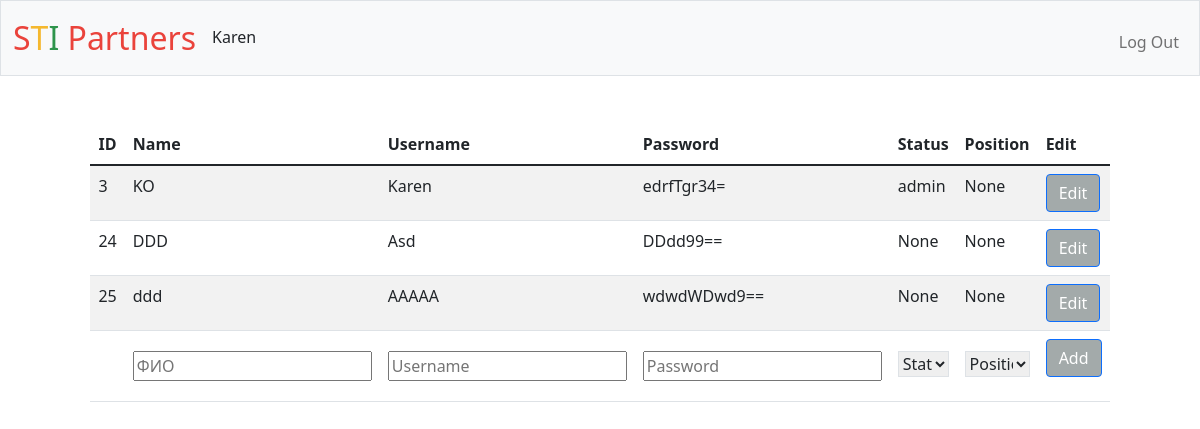
Page / (signed in) on the earlier database version.
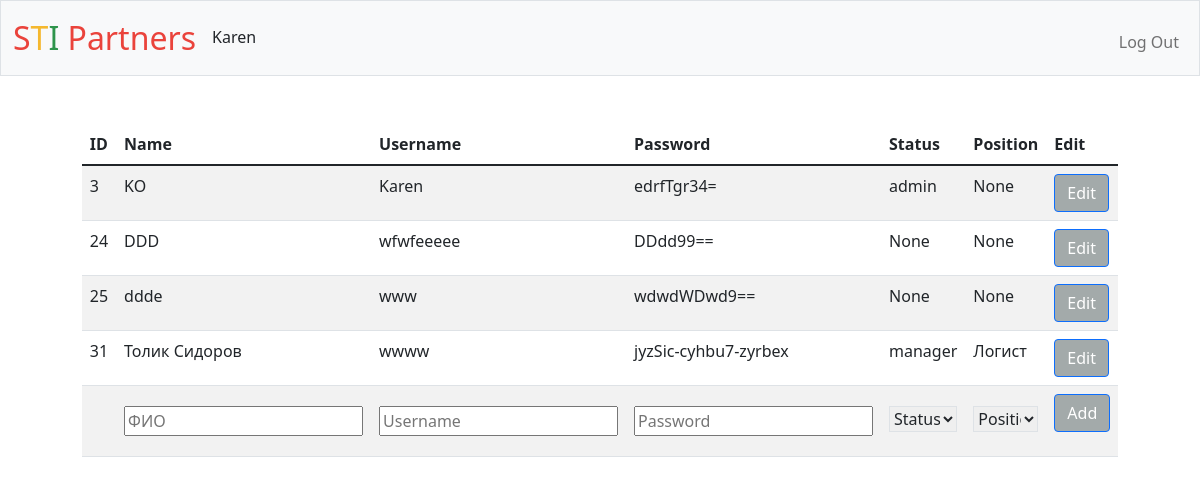
Same page on the later database version.
### tables this page shows
CREATE TABLE users (id INTEGER PRIMARY KEY AUTOINCREMENT NOT NULL, username TEXT NOT NULL, hash TEXT NOT NULL, status TEXT, name text, position text);

### app.py (the view)
@app.route("/")
@login_required
def index():
    if session["user_status"] == "admin":
        users = db.execute("SELECT * FROM users")
        return render_template("admin.html", users = users)
    elif session["user_status"] == "manager":
        return render_template("index.html")
    else:
        return render_template("index.html")

### app.py (called while the page is built)
@app.after_request
def after_request(response):
    response.headers["Cache-Control"] = "no-cache, no-store, must-revalidate"
    response.headers["Expires"] = 0
    response.headers["Pragma"] = "no-cache"
    return response

### helpers.py (called while the page is built)
def login_required(f):
    @wraps(f)
    def decorated_function(*args, **kwargs):
        if session.get("user_id") is None:
            return redirect("/login")
        return f(*args, **kwargs)
    return decorated_function

### templates/admin.html (shortened to what this page needs)
{% extends "layout.html" %}
{% block main %}
    <table class="table table-striped"  style="margin:auto; width: 82%; text-align:left; ">
        <thead>
            <tr>
                <th style="text-align:left">ID</th>
                <th style="text-align:left">Name</th>
                <th>Username</th>
                <th>Password</th>
                <th>Status</th>
                <th>Position</th>
                <th>Edit</th>
            </tr>
        </thead>
        <tbody>
            {% for user in users %}
            <tr>
                <td style="text-align:left">{{ user.id }} </td>
                <td style="text-align:left">{{ user.name }}</td>
                <td>{{ user.username }}</td>
                <td>{{ user.hash }}</td>
                <td>{{ user.status }}</td>
                <td>{{ user.position }}</td>
                <td style="width:13%;"> <div style="float: left; ">
                    <form action="/edit" method="post">
                        <button class="btn btn-primary" type="submit">Edit</button>
                    </form>
                </div>
                </td>
            </tr>
            {% endfor %}
            <tr>
                <form action="/register" method="post" name="register" onsubmit="return validateForm()">
                <td></td>
                <td style="padding-top: 20px"><input  autocomplete="off" id="name" name="name"  placeholder="ФИО" type="text"  minlength="" maxlength="30" ></td>
                <td style="padding-top: 20px"><input autocomplete="off" id="username" name="username"  placeholder="Username" type="text"  minlength="" maxlength="30"></td>
                <td style="padding-top: 20px"><input autocomplete="off" id="password" name="password" placeholder="Password" type="password"  minlength="" maxlength="30" ></td>
                <td style="padding-top: 20px">
                    <select name="status" class="table table-striped">
                        <option disabled selected>Status</option>
                    </select>
                </td>
                <td style="padding-top: 20px">
                    <select name="position" class="table table-striped">
                        <option disabled selected>Position</option>
                    </select>
                </td>
                <td>
                    <button class="btn btn-primary" type="submit" id="button">Add</button>
                </td>
            </tr>
        </tbody>
    </table>
{% endblock %}

### templates/layout.html (shortened to what this page needs)
<!DOCTYPE html>
<html lang="en">
    <head>
        <link href="https://cdn.jsdelivr.net/npm/bootstrap@5.1.3/dist/css/bootstrap.min.css" rel="stylesheet">
        <link href="https://cdn.jsdelivr.net/npm/bootstrap@5.1.3/dist/css/bootstrap.min.css" rel="stylesheet">
        <link href="/static/styles.css" rel="stylesheet">
    </head>
    <body>
        <nav class="bg-light border navbar navbar-expand-md navbar-light">
            <div class="container-fluid">
                <a class="navbar-brand" href="/"><span class="red">S</span><span class="yellow">T</span><span class="green">I</span> <span class="red">Partners</span></a>
                <div class="collapse navbar-collapse" id="navbar">
                    {% if session["user_id"] %}
                        <ul class="navbar-nav me-auto mt-2">
                            <li><h6>{{ session["user_name"] }}</h6></li>
                        </ul>
                        <ul class="navbar-nav ms-auto mt-2">
                            <li class="nav-item"><a class="nav-link" href="/logout">Log Out</a></li>
                        </ul>
                    {% else %}
                        <ul class="navbar-nav ms-auto mt-2">
                            <li class="nav-item"><a class="nav-link" href="/login">Log In</a></li>
                        </ul>
                    {% endif %}
                </div>
            </div>
        </nav>
        <main class="container-fluid py-5 text-center">
            {% block main %}{% endblock %}
        </main>
    </body>
</html>

Differences in the rows shown:
changed users "DDD": username "Asd" → "wfwfeeeee"
changed users "wdwdWDwd9==": name "ddd" → "ddde"; username "AAAAA" → "www"
added users: id "31", name "Толик Сидоров", username "wwww", hash "jyzSic-cyhbu7-zyrbex", status "manager", position "Логист"
